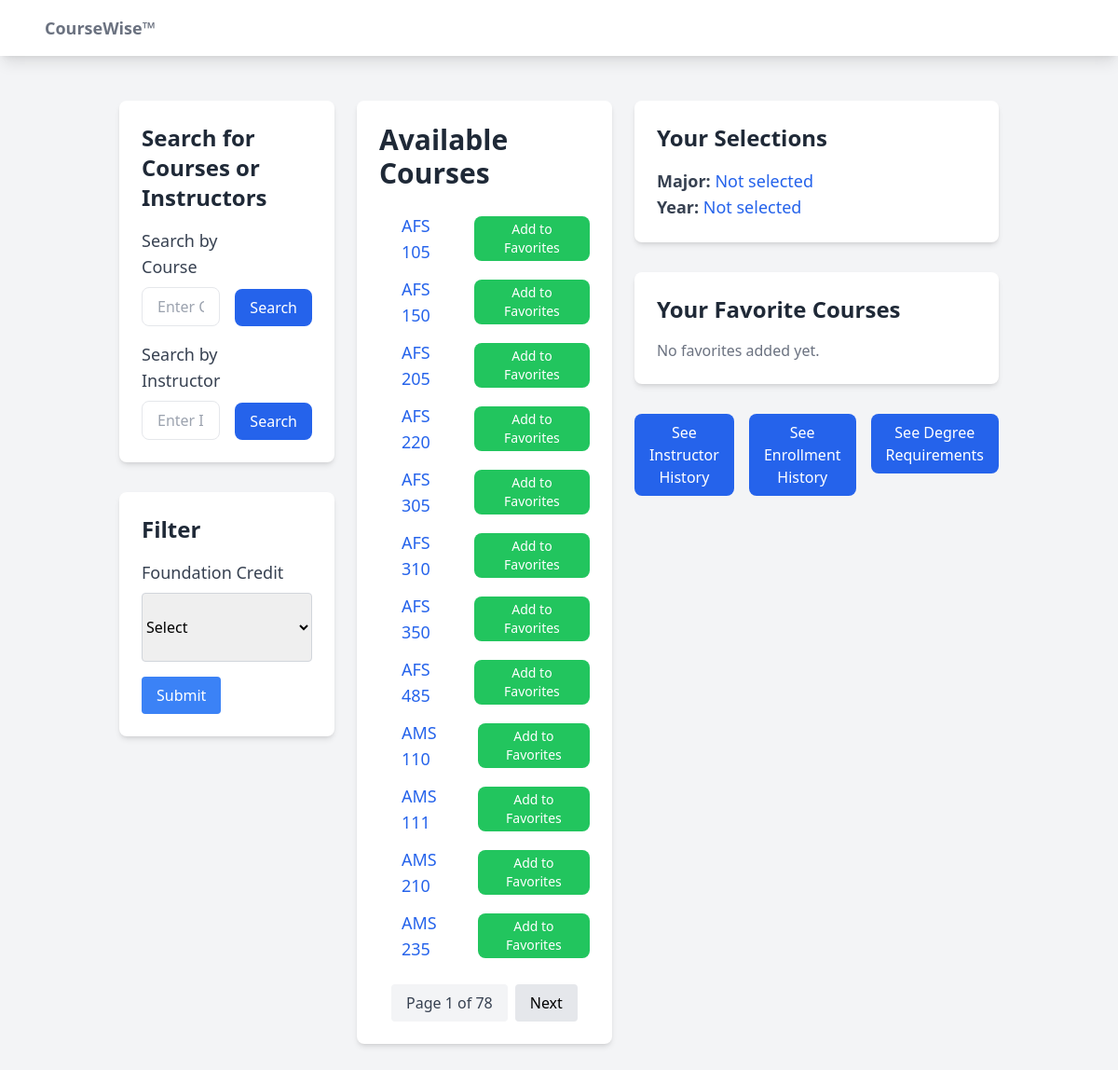
Page /courses/ on the committed database.
### courses/models.py (models this page shows)
class CourseInfo(models.Model):
    semester = models.CharField(max_length=255)
    year = models.CharField(max_length=255)
    subject = models.CharField(max_length=255)
    course_number = models.IntegerField()
    course_title = models.CharField(max_length=255)
    catalog_title = models.CharField(max_length=255)
    f_credits = models.CharField(max_length=255)
    prereqs = models.CharField(max_length=255)
    meeting_pattern = models.CharField(max_length=255)
    meeting_time = models.CharField(max_length=255)
    instructor = models.CharField(max_length=255)
    max_enrollment = models.IntegerField()
    students_enrolled = models.IntegerField()
    primary_requests = models.IntegerField()
    major_requests = models.IntegerField()
    senior_requests = models.IntegerField()
    seniors_enrolled = models.IntegerField()
    junior_requests = models.IntegerField()
    juniors_enrolled = models.IntegerField()
    sophomore_requests = models.IntegerField()
    sophomores_enrolled = models.IntegerField()
    first_year_requests = models.IntegerField()
    first_years_enrolled = models.IntegerField()

### courses/views.py (the view, shortened to what this page needs)
# urls.py: 2. Add a URL to urlpatterns:  path('', views.home, name='home')
def home(request):
    f_credit = request.POST.get('f_credit', 'Not selected')
    major = request.session.get('major', 'Not selected')
    year = request.session.get('year', 'Not selected')
    if f_credit == 'Not selected':
        courses = CourseInfo.objects.values('subject', 'course_number').distinct().order_by('subject', 'course_number')
    else:
        courses = CourseInfo.objects.filter(f_credits__icontains=f_credit).values('subject', 'course_number').distinct().order_by('subject', 'course_number')
    favorites = request.session.get('favorites', [])
    favorite_courses = []
    for fav in favorites:
        subject, course_number = fav.split('-')
        course = CourseInfo.objects.filter(subject=subject, course_number=course_number).first()
        if course:
            favorite_courses.append(course)
    course_search = request.GET.get('courseSearch', '').strip()
    instructor_search = request.GET.get('instructorSearch', '').strip()
    paginator = Paginator(courses, 12)  # Show 12 courses per page
    page_number = request.GET.get('page')
    page_obj = paginator.get_page(page_number)
    return render(request, 'home.html', {
        'major': major,
        'year': year,
        'course_search': course_search,
        'instructor_search': instructor_search,
        'courses': page_obj,
        'favorite_courses': favorite_courses
    })

### templates/home.html (shortened to what this page needs)
{% extends "base.html" %}
{% block content %}
    <div class="flex container mx-auto px-6 py-8">
        <div class="container justify-start basis-1/4">
            <div class="bg-white shadow-md rounded-lg p-6 mb-8">
                <h2 class="text-2xl font-semibold text-gray-800 mb-4">Search for Courses or Instructors</h2>
                <form method="get" action="{% url 'home' %}" class="flex space-x-4 mb-4">
                    <div class="flex flex-col w-full">
                        <label for="courseSearch" class="text-lg font-medium text-gray-700 mb-2">Search by Course</label>
                        <input type="text" id="courseSearch" name="courseSearch" value="{{ course_search }}" class="px-4 py-2 border rounded-lg w-full" placeholder="Enter Course" />
                    </div>
                    <div class="flex items-end">
                        <button type="submit" class="bg-blue-600 text-white py-2 px-4 rounded-lg hover:bg-blue-700 transition-all duration-300">
                            Search
                        </button>
                    </div>
                </form>
                <form method="get" action="{% url 'instructor_history' %}" class="flex space-x-4">
                    <div class="flex flex-col w-full">
                        <label for="instructorSearch" class="text-lg font-medium text-gray-700 mb-2">Search by Instructor</label>
                        <input type="text" id="instructorSearch" name="instructorSearch" value="{{ instructor_search }}" class="px-4 py-2 border rounded-lg w-full" placeholder="Enter Instructor" />
                    </div>
                    <div class="flex items-end">
                        <button type="submit" class="bg-blue-600 text-white py-2 px-4 rounded-lg hover:bg-blue-700 transition-all duration-300">
                            Search
                        </button>
                    </div>
                </form>
            </div>
            <div class="bg-white shadow-md rounded-lg p-6 mb-8">
                <h2 class="text-2xl font-semibold text-gray-800 mb-4">Filter</h2>
                <form method="POST" action="{% url 'home' %}">
                    <div class="mb-4">
                        <label for="f_credit" class="block text-lg font-medium text-gray-700">Foundation Credit</label>
                        <select id="f_credit" name="f_credit" class="mt-2 py-6 border border-gray-300 rounded w-full">
                            <option value="">Select</option>
                        </select>
                    </div>
                    <button type="submit" class="bg-blue-500 text-white py-2 px-4 rounded hover:bg-blue-700">Submit</button>
                </form>
            </div>
        </div>
        <div class="container justify-center px-6 basis-2/4">
            <div class="bg-white shadow-md rounded-lg p-6">
                <h1 class="text-3xl font-semibold text-gray-800 mb-6">Available Courses</h1>
                <ul class="list-disc pl-6 space-y-3">
                    {% for course in courses %}
                        <li class="text-lg text-gray-700 flex items-center">
                            <a href="{% url 'course_page' course.subject course.course_number %}" class="text-blue-600 hover:text-blue-800 transition-all duration-300 mr-4">
                                {{ course.subject }} {{ course.course_number }}
                            </a>
                            <button onclick="addToFavorites('{{ course.subject }}', '{{ course.course_number }}')"
                                    class="bg-green-500 text-white py-1 px-3 rounded-lg hover:bg-green-600 transition-all duration-300 text-sm">
                                Add to Favorites
                            </button>
                        </li>
                    {% empty %}
                        <li class="text-gray-500">No courses available.</li>
                    {% endfor %}
                </ul>
                <div class="mt-6 flex justify-center space-x-2">
                    <span class="px-4 py-2 bg-gray-100 rounded text-gray-700">Page {{ courses.number }} of {{ courses.paginator.num_pages }}</span>
                    {% if courses.has_next %}
                        <a href="?page={{ courses.next_page_number }}{% if course_search %}&courseSearch={{ course_search }}{% endif %}" class="px-4 py-2 bg-gray-200 rounded hover:bg-gray-300">Next</a>
                    {% endif %}
                </div>
            </div>
        </div>
        <div class="container justify-end basis-1/4">
            <div class="bg-white shadow-md rounded-lg p-6 mb-8">
                <h2 class="text-2xl font-semibold text-gray-800 mb-4">Your Selections</h2>
                <p class="text-lg font-medium text-gray-700">
                    <strong>Major:</strong> <span class="text-blue-600">{{ major }}</span>
                </p>
                <p class="text-lg font-medium text-gray-700">
                    <strong>Year:</strong> <span class="text-blue-600">{{ year }}</span>
                </p>
            </div>
            <div class="bg-white shadow-md rounded-lg p-6 mb-8">
                <h2 class="text-2xl font-semibold text-gray-800 mb-4">Your Favorite Courses</h2>
                {% if favorite_courses %}
                    <ul class="space-y-3">
                        {% for course in favorite_courses %}
                            <li class="flex items-center justify-between">
                                <a href="{% url 'course_page' course.subject course.course_number %}" class="text-blue-600 hover:text-blue-800 transition-all duration-300">
                                    {{ course.subject }} {{ course.course_number }}
                                </a>
                                <button onclick="removeFromFavorites('{{ course.subject }}', '{{ course.course_number }}')"
                                        class="bg-red-500 text-white py-1 px-3 rounded-lg hover:bg-red-600 transition-all duration-300 text-sm">
                                    Remove
                                </button>
                            </li>
                        {% endfor %}
                    </ul>
                {% else %}
                    <p class="text-gray-500">No favorites added yet.</p>
                {% endif %}
            </div>
            <div class="flex space-x-4 mb-6">
                <a href="{% url 'instructor_history' %}">
                    <button class="bg-blue-600 text-white py-2 px-4 rounded-lg hover:bg-blue-700 transition-all duration-300 w-full sm:w-auto">
                        See Instructor History
                    </button>
                </a>
                <a href="{% url 'historical_patterns' %}">
                    <button class="bg-blue-600 text-white py-2 px-4 rounded-lg hover:bg-blue-700 transition-all duration-300 w-full sm:w-auto">
                        See Enrollment History
                    </button>
                </a>
                <a href="{% url 'degree_requirements' %}">
                    <button class="bg-blue-600 text-white py-2 px-4 rounded-lg hover:bg-blue-700 transition-all duration-300 w-full sm:w-auto">
                        See Degree Requirements
                    </button>
                </a>
            </div>
        </div>
    </div>
{% endblock %}

### templates/base.html (shortened to what this page needs)
<!DOCTYPE html>
<html lang="en">
<head>
    <script src="https://cdn.tailwindcss.com"></script>
</head>
<body class="bg-gray-100">
    <nav class="bg-white shadow-lg">
        <div class="max-w-6xl mx-auto px-4">
            <div class="flex justify-between">
                <div class="flex space-x-7">
                    <div>
                        <a href="/" class="flex items-center py-4 px-2">
                            <span class="font-semibold text-gray-500 text-lg">CourseWise™</span>
                        </a>
                    </div>
                </div>
            </div>
        </div>
    </nav>
    <main class="container mx-auto mt-4 px-4">
        {% block content %}
        {% endblock %}
    </main>
</body>
</html>

### rows in the picture
CourseInfo: subject "AFS", course_number "105"
CourseInfo: subject "AFS", course_number "220"
CourseInfo: subject "AFS", course_number "350"

### other values in the picture
{{ course.subject }} "AFS" "AFS" "AFS" "AFS" "AFS" "AMS" "AMS" "AMS" "AMS"
{{ course.course_number }} "150" "205" "305" "310" "485" "110" "111" "210" "235"
{{ courses.number }} "1"
{{ courses.paginator.num_pages }} "78"
{{ major }} "Not selected"
{{ year }} "Not selected"
